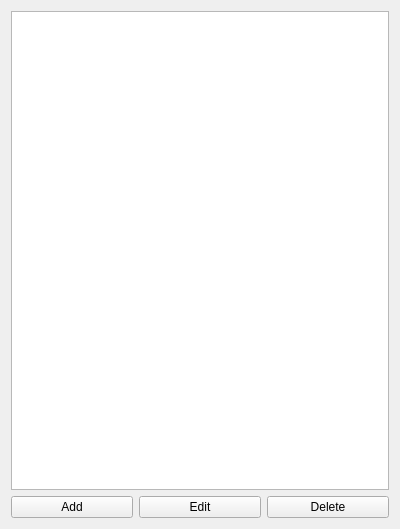
<?xml version="1.0" encoding="UTF-8"?>
<ui version="4.0">
 <class>GlossaryConfig</class>
 <widget class="QWidget" name="GlossaryConfig">
  <property name="geometry">
   <rect>
    <x>0</x>
    <y>0</y>
    <width>400</width>
    <height>529</height>
   </rect>
  </property>
  <property name="windowTitle">
   <string>Glossary</string>
  </property>
  <layout class="QGridLayout" name="gridLayout">
   <item row="1" column="0">
    <layout class="QHBoxLayout" name="horizontalLayout">
     <item>
      <widget class="QPushButton" name="addButton">
       <property name="text">
        <string>Add</string>
       </property>
      </widget>
     </item>
     <item>
      <widget class="QPushButton" name="editButton">
       <property name="text">
        <string>Edit</string>
       </property>
      </widget>
     </item>
     <item>
      <widget class="QPushButton" name="deleteButton">
       <property name="text">
        <string>Delete</string>
       </property>
      </widget>
     </item>
    </layout>
   </item>
   <item row="0" column="0">
    <widget class="QListWidget" name="listWidget"/>
   </item>
  </layout>
 </widget>
 <layoutdefault spacing="6" margin="11"/>
 <resources/>
 <connections>
  <connection>
   <sender>addButton</sender>
   <signal>clicked()</signal>
   <receiver>GlossaryConfig</receiver>
   <slot>addAnnotation()</slot>
   <hints>
    <hint type="sourcelabel">
     <x>103</x>
     <y>507</y>
    </hint>
    <hint type="destinationlabel">
     <x>199</x>
     <y>264</y>
    </hint>
   </hints>
  </connection>
  <connection>
   <sender>deleteButton</sender>
   <signal>clicked()</signal>
   <receiver>GlossaryConfig</receiver>
   <slot>deleteAnnotation()</slot>
   <hints>
    <hint type="sourcelabel">
     <x>296</x>
     <y>507</y>
    </hint>
    <hint type="destinationlabel">
     <x>199</x>
     <y>264</y>
    </hint>
   </hints>
  </connection>
  <connection>
   <sender>editButton</sender>
   <signal>clicked()</signal>
   <receiver>GlossaryConfig</receiver>
   <slot>editAnnotation()</slot>
   <hints>
    <hint type="sourcelabel">
     <x>199</x>
     <y>507</y>
    </hint>
    <hint type="destinationlabel">
     <x>199</x>
     <y>264</y>
    </hint>
   </hints>
  </connection>
 </connections>
 <slots>
  <slot>addAnnotation()</slot>
  <slot>deleteAnnotation()</slot>
  <slot>editAnnotation()</slot>
 </slots>
</ui>
